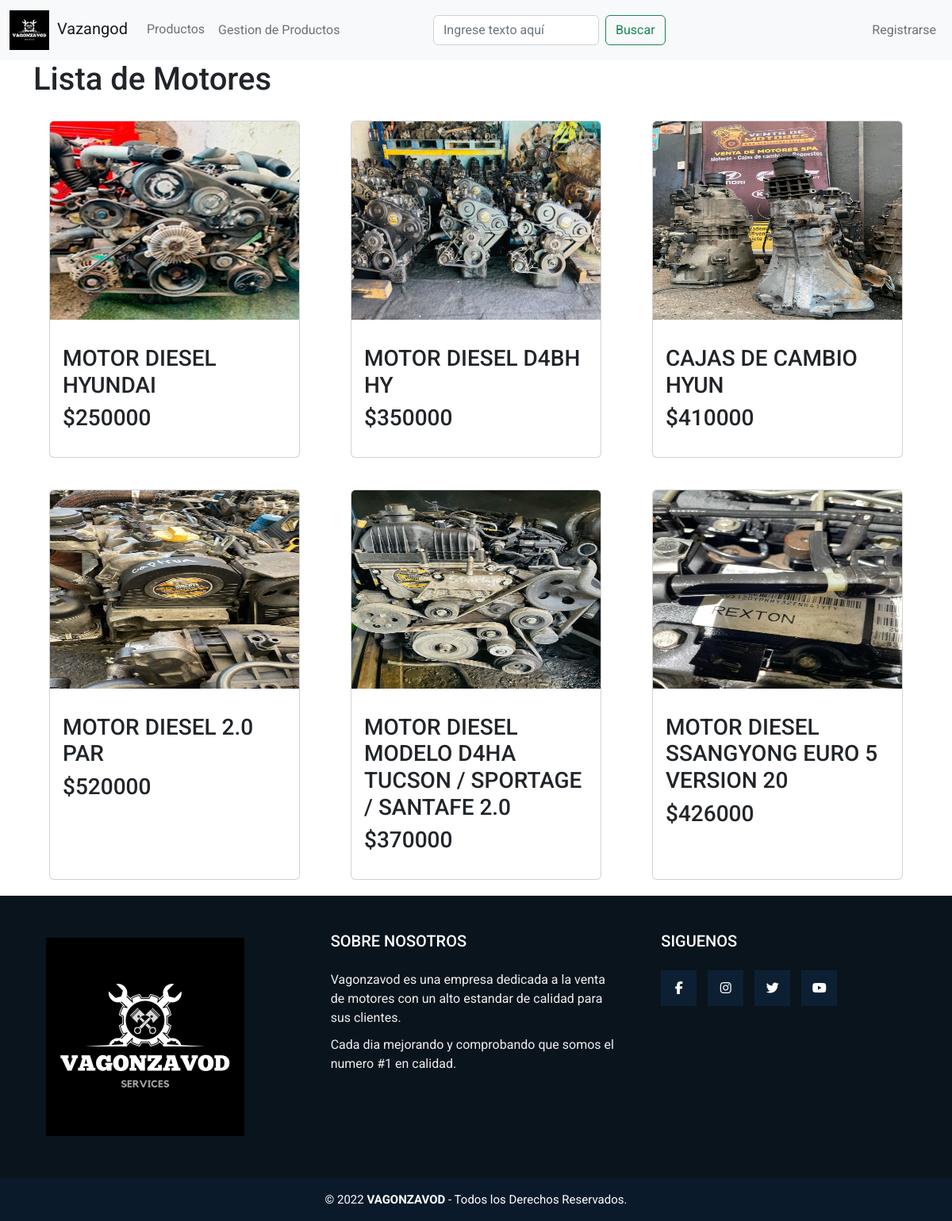
The app's page /productos/, older data.
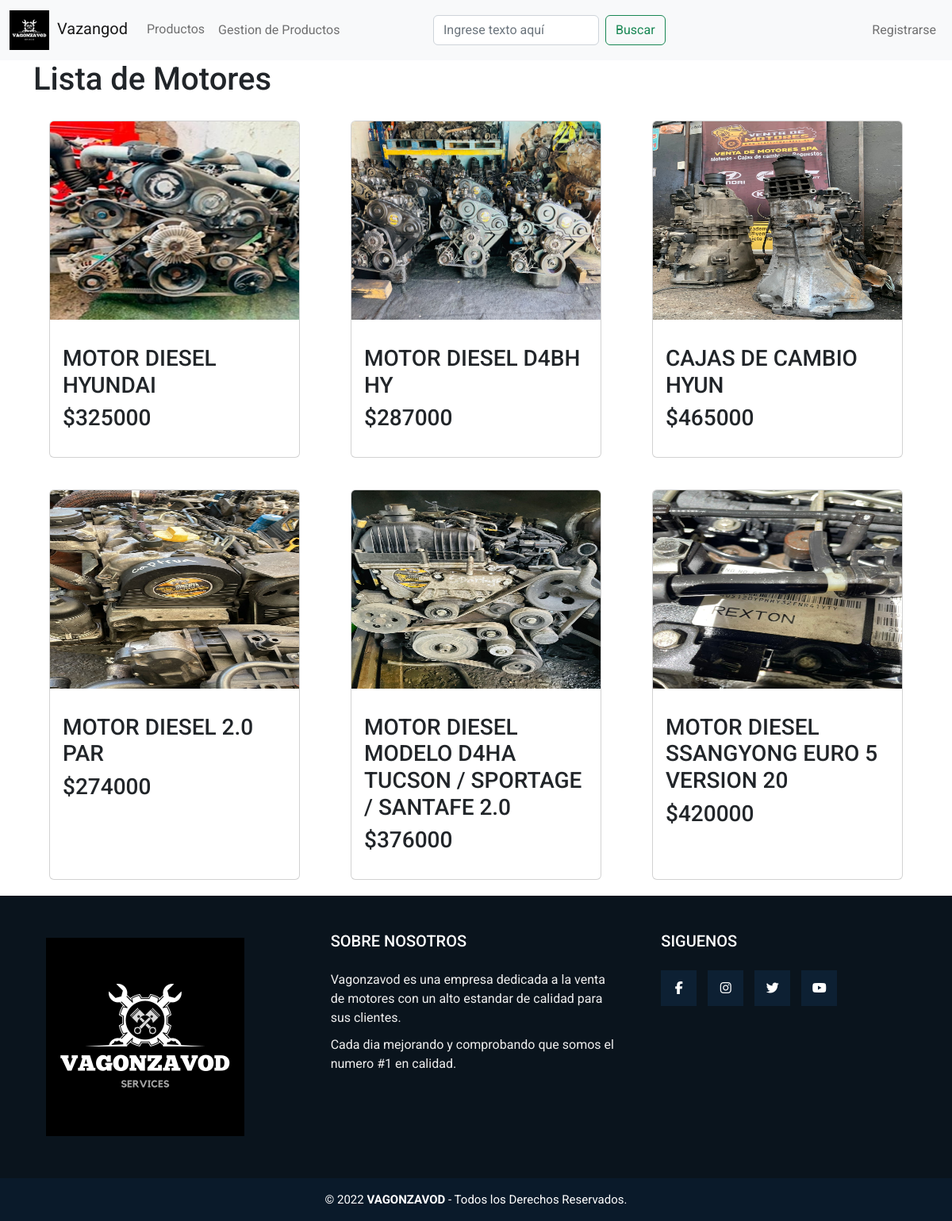
The same page, newer data.
### zavod/models.py (models this page shows)
class Producto(models.Model):
    Tipo_motor = (
        ('DIESEL', 'DIESEL'),
        ('PETROL', 'PETROL'),
        ('GAS', 'GAS'),
    )
    idProducto = models.AutoField(primary_key = True,verbose_name = 'Id de producto')
    nombre_producto = models.CharField(max_length = 100, verbose_name = 'Nombre de producto')
    image = models.ImageField(upload_to='images', verbose_name='Imagen')
    valor = models.IntegerField(verbose_name="valor")
    cantidad = models.IntegerField(verbose_name="cantidad")
    descripcion = models.CharField(verbose_name='descripcion', max_length=200)
    tipo_motor = models.CharField('Tipo de motor', max_length=10, choices=Tipo_motor)
    caballos_fuerza = models.IntegerField()
    peso = models.CharField(max_length=10)
    class Meta:
        verbose_name = 'Productos'
        verbose_name_plural = 'Todos los Productos'

### zavod/views.py (the view)
# urls.py: path('productos/', views.Productos, name='productos'),
def Productos(request):
    producto = Producto.objects.all()
    context = {'producto':producto}
    return render(request, 'productos.html', context)

### zavod/templates/productos.html (shortened to what this page needs)
{% extends "./base.html" %}
{% block content%}
    <div class="container">
        <div class="row">
            <div class="title-novedades">
                <h1>Lista de Motores</h1>
            </div>
            {% for e in producto%}
          <div class="card-group col card-deck">
            <div class="card" style="width: 18rem;">
                <a href="{% url 'app_zavod:detalle_producto' e.idProducto %}"><img src="{{e.image.url}}" id="kword" name="kword"class="card-img-top" alt="..."></a>
                <div class="card-body">
                  <p class="card-text"><h3>{{e.nombre_producto}}</h3><h3>${{e.valor}}</h3></p>
                </div>
              </div>
          </div>
          {% endfor %}
        </div>
      </div>
{% endblock %}

Row changes from the older to the newer data that the page shows:
changed Producto "MOTOR DIESEL HYUNDAI": valor "250000" → "325000"
changed Producto "MOTOR DIESEL D4BH HY": valor "350000" → "287000"
changed Producto "CAJAS DE CAMBIO HYUN": valor "410000" → "465000"
changed Producto "MOTOR DIESEL 2.0 PAR": valor "520000" → "274000"
changed Producto "MOTOR DIESEL MODELO D4HA TUCSON / SPORTAGE / SANTAFE 2.0": valor "370000" → "376000"
changed Producto "MOTOR DIESEL SSANGYONG EURO 5 VERSION 20": valor "426000" → "420000"
